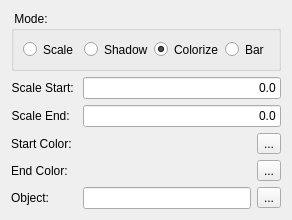
<?xml version="1.0" encoding="UTF-8"?>
<ui version="4.0">
 <comment> All rights reserved. </comment>
 <class>CQEffectDescriptionEdit</class>
 <widget class="QWidget" name="CQEffectDescriptionEdit">
  <property name="geometry">
   <rect>
    <x>0</x>
    <y>0</y>
    <width>292</width>
    <height>220</height>
   </rect>
  </property>
  <property name="minimumSize">
   <size>
    <width>230</width>
    <height>220</height>
   </size>
  </property>
  <property name="windowTitle">
   <string>Effect Description Edit</string>
  </property>
  <layout class="QFormLayout" name="formLayout">
   <item row="0" column="0" colspan="2">
    <widget class="QGroupBox" name="grpMode">
     <property name="title">
      <string> Mode: </string>
     </property>
     <layout class="QHBoxLayout" name="horizontalLayout">
      <item>
       <widget class="QRadioButton" name="radScale">
        <property name="text">
         <string>Scale</string>
        </property>
       </widget>
      </item>
      <item>
       <widget class="QRadioButton" name="radShadow">
        <property name="text">
         <string>Shadow</string>
        </property>
       </widget>
      </item>
      <item>
       <widget class="QRadioButton" name="radColorize">
        <property name="text">
         <string>Colorize</string>
        </property>
        <property name="checked">
         <bool>true</bool>
        </property>
       </widget>
      </item>
      <item>
       <widget class="QRadioButton" name="radBar">
        <property name="text">
         <string>Bar</string>
        </property>
       </widget>
      </item>
      <item>
       <spacer name="horizontalSpacer">
        <property name="orientation">
         <enum>Qt::Horizontal</enum>
        </property>
        <property name="sizeHint" stdset="0">
         <size>
          <width>63</width>
          <height>20</height>
         </size>
        </property>
       </spacer>
      </item>
     </layout>
    </widget>
   </item>
   <item row="1" column="0">
    <widget class="QLabel" name="label">
     <property name="text">
      <string>Scale Start: </string>
     </property>
     <property name="alignment">
      <set>Qt::AlignRight|Qt::AlignTrailing|Qt::AlignVCenter</set>
     </property>
     <property name="buddy">
      <cstring>txtScaleStart</cstring>
     </property>
    </widget>
   </item>
   <item row="1" column="1">
    <widget class="QLineEdit" name="txtScaleStart">
     <property name="text">
      <string>0.0</string>
     </property>
     <property name="alignment">
      <set>Qt::AlignRight|Qt::AlignTrailing|Qt::AlignVCenter</set>
     </property>
    </widget>
   </item>
   <item row="2" column="0">
    <widget class="QLabel" name="label_2">
     <property name="text">
      <string>Scale End: </string>
     </property>
     <property name="alignment">
      <set>Qt::AlignRight|Qt::AlignTrailing|Qt::AlignVCenter</set>
     </property>
     <property name="buddy">
      <cstring>txtScaleEnd</cstring>
     </property>
    </widget>
   </item>
   <item row="2" column="1">
    <widget class="QLineEdit" name="txtScaleEnd">
     <property name="text">
      <string>0.0</string>
     </property>
     <property name="alignment">
      <set>Qt::AlignRight|Qt::AlignTrailing|Qt::AlignVCenter</set>
     </property>
    </widget>
   </item>
   <item row="3" column="0">
    <widget class="QLabel" name="label_3">
     <property name="text">
      <string>Start Color: </string>
     </property>
     <property name="alignment">
      <set>Qt::AlignRight|Qt::AlignTrailing|Qt::AlignVCenter</set>
     </property>
    </widget>
   </item>
   <item row="3" column="1">
    <layout class="QHBoxLayout" name="horizontalLayout_3">
     <item>
      <widget class="QLabel" name="txtColorStart">
       <property name="minimumSize">
        <size>
         <width>110</width>
         <height>19</height>
        </size>
       </property>
       <property name="text">
        <string/>
       </property>
      </widget>
     </item>
     <item>
      <widget class="QToolButton" name="cmdSelectColorStart">
       <property name="text">
        <string>...</string>
       </property>
      </widget>
     </item>
    </layout>
   </item>
   <item row="4" column="0">
    <widget class="QLabel" name="label_4">
     <property name="text">
      <string>End Color: </string>
     </property>
     <property name="alignment">
      <set>Qt::AlignRight|Qt::AlignTrailing|Qt::AlignVCenter</set>
     </property>
    </widget>
   </item>
   <item row="4" column="1">
    <layout class="QHBoxLayout" name="horizontalLayout_4">
     <item>
      <widget class="QLabel" name="txtColorEnd">
       <property name="minimumSize">
        <size>
         <width>110</width>
         <height>19</height>
        </size>
       </property>
       <property name="text">
        <string/>
       </property>
      </widget>
     </item>
     <item>
      <widget class="QToolButton" name="cmdSelectColorEnd">
       <property name="text">
        <string>...</string>
       </property>
      </widget>
     </item>
    </layout>
   </item>
   <item row="5" column="0">
    <widget class="QLabel" name="label_5">
     <property name="text">
      <string>Object: </string>
     </property>
     <property name="buddy">
      <cstring>txtObjectName</cstring>
     </property>
    </widget>
   </item>
   <item row="5" column="1">
    <layout class="QHBoxLayout" name="horizontalLayout_2">
     <item>
      <widget class="QLineEdit" name="txtObjectName">
       <property name="readOnly">
        <bool>true</bool>
       </property>
      </widget>
     </item>
     <item>
      <widget class="QToolButton" name="cmdSelectObject">
       <property name="text">
        <string>...</string>
       </property>
      </widget>
     </item>
    </layout>
   </item>
  </layout>
 </widget>
 <tabstops>
  <tabstop>radScale</tabstop>
  <tabstop>radShadow</tabstop>
  <tabstop>radColorize</tabstop>
  <tabstop>txtScaleStart</tabstop>
  <tabstop>txtScaleEnd</tabstop>
  <tabstop>cmdSelectColorStart</tabstop>
  <tabstop>cmdSelectColorEnd</tabstop>
  <tabstop>txtObjectName</tabstop>
  <tabstop>cmdSelectObject</tabstop>
 </tabstops>
 <resources/>
 <connections>
  <connection>
   <sender>cmdSelectColorStart</sender>
   <signal>clicked()</signal>
   <receiver>CQEffectDescriptionEdit</receiver>
   <slot>slotSelectColorStart()</slot>
   <hints>
    <hint type="sourcelabel">
     <x>242</x>
     <y>130</y>
    </hint>
    <hint type="destinationlabel">
     <x>153</x>
     <y>-15</y>
    </hint>
   </hints>
  </connection>
  <connection>
   <sender>cmdSelectColorEnd</sender>
   <signal>clicked()</signal>
   <receiver>CQEffectDescriptionEdit</receiver>
   <slot>slotSelectColorEnd()</slot>
   <hints>
    <hint type="sourcelabel">
     <x>254</x>
     <y>167</y>
    </hint>
    <hint type="destinationlabel">
     <x>269</x>
     <y>154</y>
    </hint>
   </hints>
  </connection>
  <connection>
   <sender>cmdSelectObject</sender>
   <signal>clicked()</signal>
   <receiver>CQEffectDescriptionEdit</receiver>
   <slot>slotSelectObject()</slot>
   <hints>
    <hint type="sourcelabel">
     <x>242</x>
     <y>187</y>
    </hint>
    <hint type="destinationlabel">
     <x>249</x>
     <y>212</y>
    </hint>
   </hints>
  </connection>
  <connection>
   <sender>txtScaleStart</sender>
   <signal>textChanged(QString)</signal>
   <receiver>CQEffectDescriptionEdit</receiver>
   <slot>slotScaleStartChanged(QString)</slot>
   <hints>
    <hint type="sourcelabel">
     <x>153</x>
     <y>82</y>
    </hint>
    <hint type="destinationlabel">
     <x>133</x>
     <y>213</y>
    </hint>
   </hints>
  </connection>
  <connection>
   <sender>txtScaleEnd</sender>
   <signal>textChanged(QString)</signal>
   <receiver>CQEffectDescriptionEdit</receiver>
   <slot>slotScaleEndChanged(QString)</slot>
   <hints>
    <hint type="sourcelabel">
     <x>171</x>
     <y>109</y>
    </hint>
    <hint type="destinationlabel">
     <x>177</x>
     <y>216</y>
    </hint>
   </hints>
  </connection>
  <connection>
   <sender>radColorize</sender>
   <signal>clicked()</signal>
   <receiver>CQEffectDescriptionEdit</receiver>
   <slot>slotModeChanged()</slot>
   <hints>
    <hint type="sourcelabel">
     <x>187</x>
     <y>39</y>
    </hint>
    <hint type="destinationlabel">
     <x>208</x>
     <y>6</y>
    </hint>
   </hints>
  </connection>
  <connection>
   <sender>radShadow</sender>
   <signal>clicked()</signal>
   <receiver>CQEffectDescriptionEdit</receiver>
   <slot>slotModeChanged()</slot>
   <hints>
    <hint type="sourcelabel">
     <x>91</x>
     <y>43</y>
    </hint>
    <hint type="destinationlabel">
     <x>98</x>
     <y>4</y>
    </hint>
   </hints>
  </connection>
  <connection>
   <sender>radScale</sender>
   <signal>clicked()</signal>
   <receiver>CQEffectDescriptionEdit</receiver>
   <slot>slotModeChanged()</slot>
   <hints>
    <hint type="sourcelabel">
     <x>27</x>
     <y>38</y>
    </hint>
    <hint type="destinationlabel">
     <x>34</x>
     <y>1</y>
    </hint>
   </hints>
  </connection>
 </connections>
 <slots>
  <slot>slotScaleStartChanged(QString)</slot>
  <slot>slotScaleEndChanged(QString)</slot>
  <slot>slotSelectColorStart()</slot>
  <slot>slotSelectColorEnd()</slot>
  <slot>slotSelectObject()</slot>
  <slot>slotModeChanged()</slot>
 </slots>
</ui>
